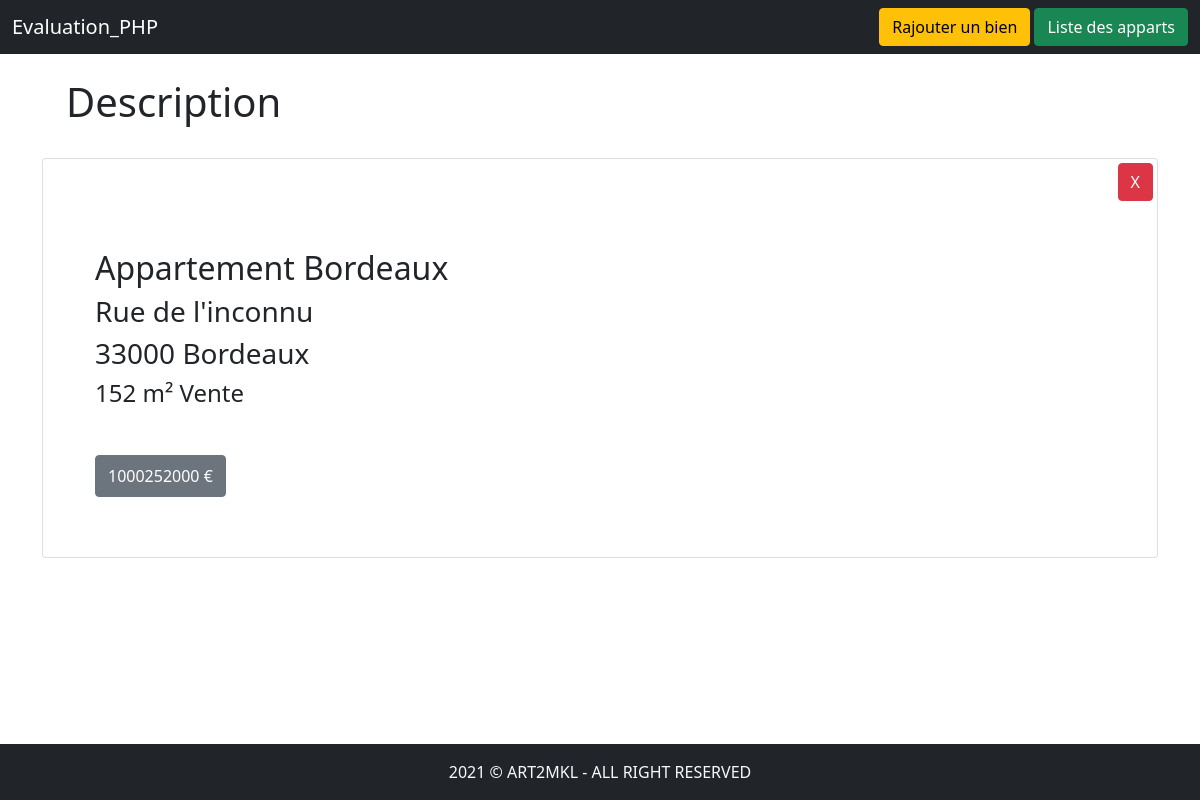
The page /description.php?plus=12 on the database its author committed.
### tables this page shows
CREATE TABLE `logement` (
  `id_logement` int(11) NOT NULL,
  `titre` varchar(255) NOT NULL,
  `adresse` varchar(255) NOT NULL,
  `ville` varchar(255) NOT NULL,
  `cp` varchar(11) NOT NULL,
  `surface` int(11) NOT NULL,
  `prix` int(11) NOT NULL,
  `photo` text,
  `type` varchar(10) NOT NULL,
  `description` text
);

### description.php (the view, shortened to what this page needs)
<?php include "head.php" ?>
<body>
    <?php include "nav.php" ?>
    <div class="container">
        <h1 class="p-4">Description</h1>
        <?php
        if (isset($_GET['plus'])) {
            $id = htmlspecialchars($_GET['plus']);
            include "bdd.php";
            $count = $bdd->prepare('SELECT COUNT(*) FROM logement WHERE id_logement = ?');
            $count->execute(array($id));
            $compteur = $count->fetch();
            if ($compteur[0] > 0) {
                $plus = $bdd->prepare('SELECT * FROM logement WHERE id_logement = ?');
                $plus->execute(array($id));
                $row = $plus->fetch();
        ?>
                <div class="card p-1">
                    <div class="text-end">
                        <a class="btn btn-danger" href="affichage.php">X</a>
                    </div>
                    <div class=" row p-5 d-flex justify-content-between align-items-center">
                        <div class="col-md-6">
                            <h2><?= $row['titre'] ?></h2>
                            <h3><?= $row['adresse'] ?></h3>
                            <h3><?= $row['cp'] . ' ' . $row['ville'] ?></h3>
                            <h4><?= $row['surface'] . ' m²' . ' ' . $row['type'] ?></h4>
                            <h3 class="btn btn-secondary py-2"><?= $row['prix'] ?> €</h3>
                        </div>
                    </div>
                </div>
        <?php
            } else header('Location: index.php');
        } else header('Location: index.php');
        ?>
    </div>
    <?php include "footer.php" ?>
</body>
</html>

### rows shown on the page
logement: titre "Appartement Bordeaux", adresse "Rue de l'inconnu", cp "33000", ville "Bordeaux", surface "152", type "Vente", prix "1000252000"
